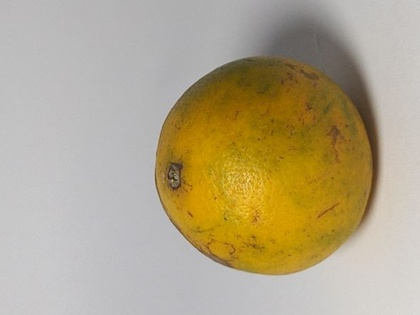
%> input picture Ciri/1.jpg, 420 x 315 px, shrunk from 591 x 443 before the run
$ octave Crop.m   (GNU Octave 9; MATLAB toolbox functions it lacks are replaced by stand-ins)
%> lines starting %> are read from the running program, lines starting %| are printed output that depends on the picture; in (x1, y1, x2, y2) boxes, pixels count from 0 and x2, y2 are one past the last pixel; in counts of white or black regions, pixels touching at a corner belong together; the program's own positions count from 1
pkg load image;

asli = imread("1.jpg");
%> asli is the input picture: size 315x420x3 uint8; mean R, G, B 178.9, 166.2, 136.4
#gambar 1
biner = im2bw(asli, 0.15);
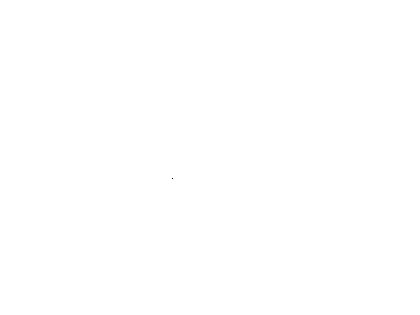
%> biner: size 315x420 logical; 100% white; black in thin lines or dots, all inside (x1, y1, x2, y2) = (172, 178, 173, 179)
#gambar 2
##biner = im2bw(asli, 0.1);
#gambar 3
##biner = im2bw(asli, 0.17);
[baris, kolom] = size(biner);
%> baris = 315; kolom = 420
atasBawah = 0; a = 1;
kiriKanan = 0; b = 1;

for i = 1 : baris
  for j = 1 : kolom
    if biner(i,j) == 0
      atasBawah(a) = i;
      a++;
    end
  end
end
%> after the loop, a = 2
top = min(min(atasBawah));
%> top = 179
bottom = max(max(atasBawah));
%> bottom = 179

for i = 1 : kolom
  for j = top : bottom
    if biner(j,i) == 0
      kiriKanan(b) = i;
      b++;
    end
  end
end
%> after the loop, b = 2
left = min(min(kiriKanan));
%> left = 173
right = max(max(kiriKanan));
%> right = 173

crop = biner(top:bottom, left:right, :);
%> crop = false
croping = asli(top:bottom, left:right, :);
%> croping = [46 32 5]

figure(1);
subplot(2,2,1); imshow(asli); title("Asli");
subplot(2,2,2); imshow(biner); title("Biner");
subplot(2,2,3); imshow(crop); title("Crop");
subplot(2,2,4); imshow(croping); title("Crop");
%> after `title("Crop")`:
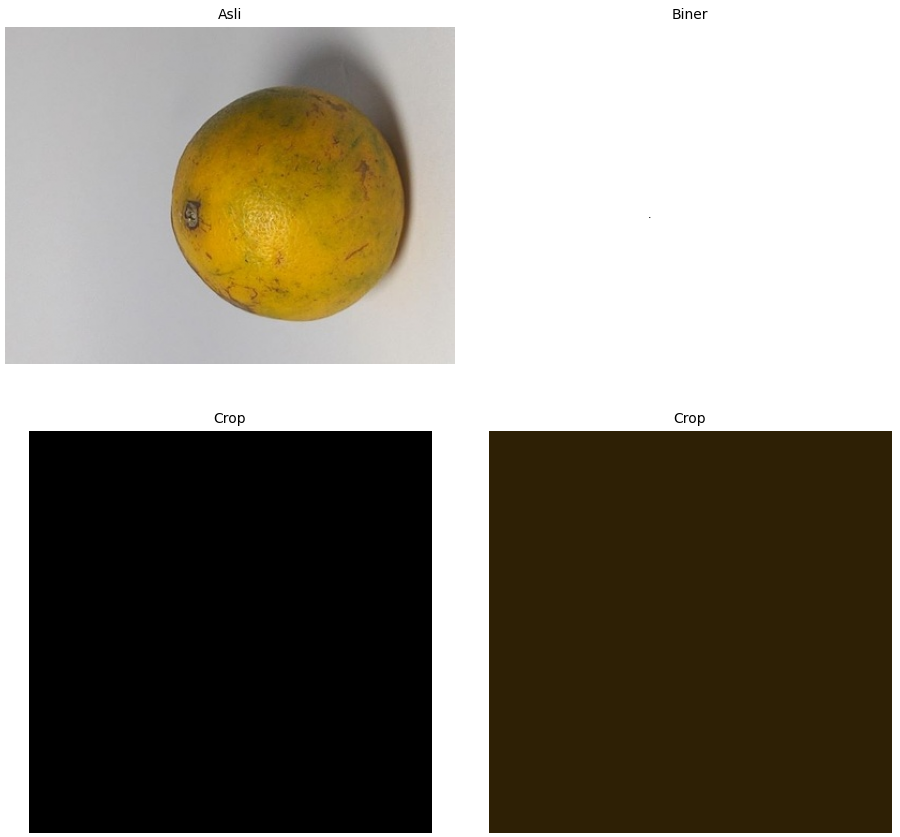
%> figure redrawn from the program's plot data, 4 panels

clear;

$ run again, with Ciri/2.jpg copied over Ciri/1.jpg
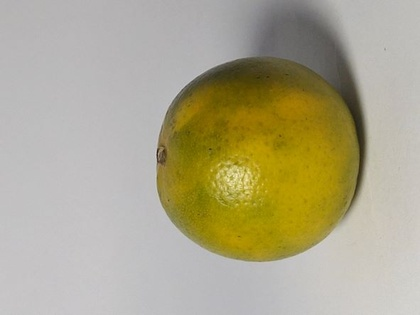
%> input picture Ciri/2.jpg, 420 x 315 px, shrunk from 591 x 443 before the run
%> asli is the input picture: size 315x420x3 uint8; mean R, G, B 173.6, 167.3, 139.8
%> biner: size 315x420 logical; 100% white; black in thin lines or dots, all inside (x1, y1, x2, y2) = (157, 112, 361, 161)
%> after the loop `for i = 1 : baris`: a = 28; atasBawah = 27 values from 113 to 161
%> top = 113
%> bottom = 161
%> after the loop `for i = 1 : kolom`: b = 28; kiriKanan = 27 values from 158 to 361
%> left = 158
%> right = 361
%> crop: size 49x204 logical; 99.7% white; black in thin lines or dots
%> `croping = asli(top:bottom, left:right, :);`:
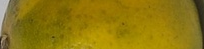
%> croping: size 49x204x3 uint8; mean R, G, B 142.7, 119.5, 14.9

$ run again, with Ciri/3.jpg copied over Ciri/1.jpg
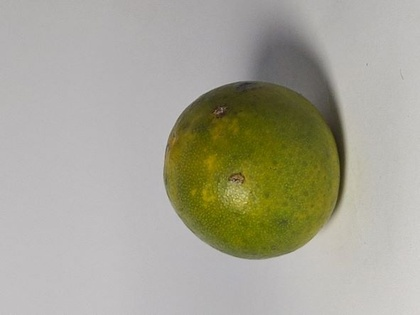
%> input picture Ciri/3.jpg, 420 x 315 px, shrunk from 591 x 443 before the run
%> asli is the input picture: size 315x420x3 uint8; mean R, G, B 166.4, 164.7, 149.3
%> biner: size 315x420 logical; 100% white; black in thin lines or dots, all inside (x1, y1, x2, y2) = (212, 104, 341, 164)
%> after the loop `for i = 1 : baris`: a = 41; atasBawah = 40 values from 105 to 164
%> top = 105
%> bottom = 164
%> after the loop `for i = 1 : kolom`: b = 41; kiriKanan = 40 values from 213 to 341
%> left = 213
%> right = 341
%> `crop = biner(top:bottom, left:right, :);`:
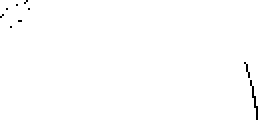
%> crop: size 60x129 logical (shown 2 times larger); 99.5% white; black in thin lines or dots
%> `croping = asli(top:bottom, left:right, :);`:
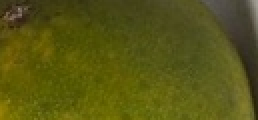
%> croping: size 60x129x3 uint8 (shown 2 times larger); mean R, G, B 86.9, 85.7, 19.6

$ run again, with Ciri/4.jpg copied over Ciri/1.jpg
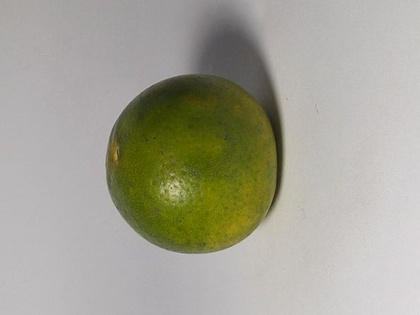
%> input picture Ciri/4.jpg, 420 x 315 px, shrunk from 591 x 443 before the run
%> asli is the input picture: size 315x420x3 uint8; mean R, G, B 163.9, 162.6, 148.5
%> biner: size 315x420 logical; 99.9% white; black in thin lines or dots, all inside (x1, y1, x2, y2) = (158, 89, 279, 200)
%> after the loop `for i = 1 : baris`: a = 179; atasBawah = 178 values from 90 to 200
%> top = 90
%> bottom = 200
%> after the loop `for i = 1 : kolom`: b = 179; kiriKanan = 178 values from 159 to 279
%> left = 159
%> right = 279
%> `crop = biner(top:bottom, left:right, :);`:
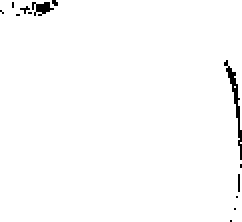
%> crop: size 111x121 logical (shown 2 times larger); 98.7% white; black in thin lines or dots
%> `croping = asli(top:bottom, left:right, :);`:
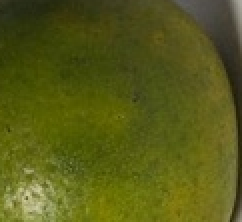
%> croping: size 111x121x3 uint8 (shown 2 times larger); mean R, G, B 86.9, 90.6, 23.5
